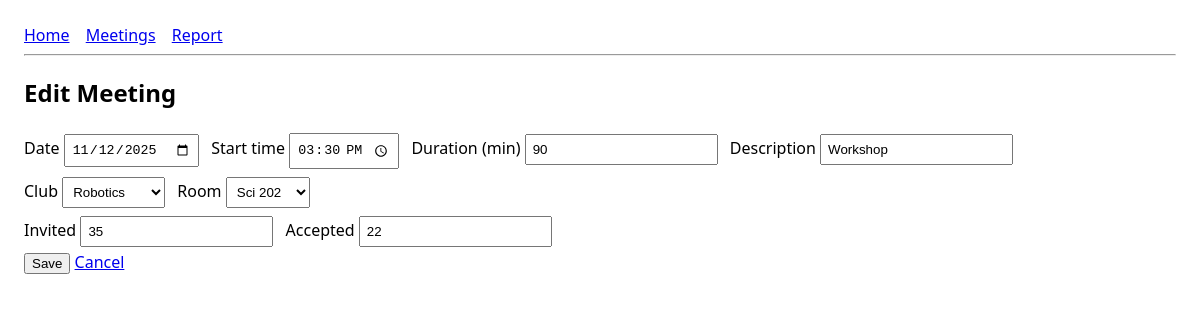
Page /meetings/2/edit on the committed database.
### models.py (models this page shows)
class Meeting(db.Model):
    __tablename__ = "meetings"
    meeting_id = db.Column(db.Integer, primary_key=True)
    date = db.Column(db.Date, nullable=False)
    start_time = db.Column(db.Time, nullable=False)
    duration_minutes = db.Column(db.Integer, nullable=False)
    description = db.Column(db.String(255))
    club_id = db.Column(db.Integer, db.ForeignKey("clubs.club_id"), nullable=False)
    room_id = db.Column(db.Integer, db.ForeignKey("rooms.room_id"), nullable=False)
    invited_count = db.Column(db.Integer, default=0)
    accepted_count = db.Column(db.Integer, default=0)
    club = db.relationship("Club")
    room = db.relationship("Room")

### app.py (the view)
@app.route("/meetings/<int:meeting_id>/edit")
def meetings_edit(meeting_id):
    m = Meeting.query.get_or_404(meeting_id)
    clubs = Club.query.order_by(Club.name).all()
    rooms = Room.query.order_by(Room.building, Room.number).all()
    return render_template("meeting_form.html",
                           mode="edit", m=m, clubs=clubs, rooms=rooms, now=datetime.now())

### templates/meeting_form.html
{% extends "base.html" %}
{% block content %}
  <h2>{{ "New" if mode=="create" else "Edit" }} Meeting</h2>
  <form method="post" action="{{ '/meetings' if mode=='create' else '/meetings/%d/update' % m.meeting_id }}">
    <label>Date
      <input type="date" name="date"
             value="{{ m.date.strftime('%Y-%m-%d') if m and m.date else '' }}"
             min="{{ now.strftime('%Y-%m-%d') }}"
             required>
    </label>
    <label>Start time
      <input type="time" name="start_time"
             value="{{ m.start_time.strftime('%H:%M') if m and m.start_time else '' }}"
             required>
    </label>
    <label>Duration (min) <input type="number" name="duration_minutes" value="{{ m.duration_minutes if m else 60 }}" required></label>
    <label>Description <input type="text" name="description" value="{{ m.description if m else '' }}"></label>
    <br>
    <label>Club
      <select name="club_id" required>
        {% for c in clubs %}
          <option value="{{ c.club_id }}" {{ 'selected' if m and m.club_id==c.club_id else '' }}>{{ c.name }}</option>
        {% endfor %}
      </select>
    </label>
    <label>Room
      <select name="room_id" required>
        {% for r in rooms %}
          <option value="{{ r.room_id }}" {{ 'selected' if m and m.room_id==r.room_id else '' }}>
            {{ r.building }} {{ r.number }}
          </option>
        {% endfor %}
      </select>
    </label>
    <br>
    <label>Invited
      <input type="number" name="invited_count" min="0"
             value="{{ m.invited_count if m else '' }}" required>
    </label>
    <label>Accepted
      <input type="number" name="accepted_count" min="0"
             value="{{ m.accepted_count if m else '' }}" required>
    </label>
    <br>
    <button type="submit">{{ "Create" if mode=="create" else "Save" }}</button>
    <a href="/meetings">Cancel</a>
  </form>
{% endblock %}

### templates/base.html (style rules this page uses)
body { font-family: system-ui, -apple-system, Segoe UI, Roboto, Arial; margin: 24px; }
input, select { padding: 6px; margin: 4px 8px 4px 0; }

### rows in the picture
Meeting: date "11/12/2025", start_time "15:30", duration_minutes "90", description "Workshop", invited_count "35", accepted_count "22"

### other values in the picture
{{ "New" if mode=="create" else "Edit" }} "Edit"
{{ "Create" if mode=="create" else "Save" }} "Save"
form field club_id "Robotics"
form field room_id "Sci 202"
